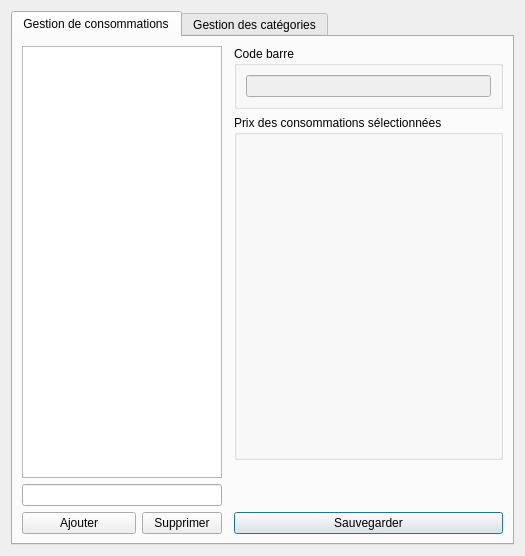
<?xml version="1.0" encoding="UTF-8"?>
<ui version="4.0">
 <class>ConsuptionManagmentWindow</class>
 <widget class="QDialog" name="ConsuptionManagmentWindow">
  <property name="geometry">
   <rect>
    <x>0</x>
    <y>0</y>
    <width>525</width>
    <height>556</height>
   </rect>
  </property>
  <property name="baseSize">
   <size>
    <width>1</width>
    <height>0</height>
   </size>
  </property>
  <property name="windowTitle">
   <string>Gestion consommations</string>
  </property>
  <layout class="QGridLayout" name="gridLayout">
   <item row="0" column="0">
    <widget class="QTabWidget" name="tabs">
     <property name="tabShape">
      <enum>QTabWidget::Rounded</enum>
     </property>
     <property name="currentIndex">
      <number>0</number>
     </property>
     <property name="documentMode">
      <bool>false</bool>
     </property>
     <property name="tabsClosable">
      <bool>false</bool>
     </property>
     <property name="movable">
      <bool>false</bool>
     </property>
     <widget class="QWidget" name="tab_manage_consumptions">
      <attribute name="title">
       <string>Gestion de consommations</string>
      </attribute>
      <layout class="QGridLayout" name="gridLayout_2">
       <item row="5" column="0">
        <widget class="QLineEdit" name="input_product">
         <property name="sizePolicy">
          <sizepolicy hsizetype="Fixed" vsizetype="Fixed">
           <horstretch>0</horstretch>
           <verstretch>0</verstretch>
          </sizepolicy>
         </property>
         <property name="minimumSize">
          <size>
           <width>200</width>
           <height>0</height>
          </size>
         </property>
         <property name="maximumSize">
          <size>
           <width>200</width>
           <height>16777215</height>
          </size>
         </property>
        </widget>
       </item>
       <item row="6" column="3">
        <widget class="QPushButton" name="input_product_save">
         <property name="text">
          <string>Sauvegarder</string>
         </property>
        </widget>
       </item>
       <item row="6" column="0">
        <widget class="QWidget" name="widget_2" native="true">
         <property name="minimumSize">
          <size>
           <width>200</width>
           <height>0</height>
          </size>
         </property>
         <property name="maximumSize">
          <size>
           <width>200</width>
           <height>16777215</height>
          </size>
         </property>
         <layout class="QHBoxLayout" name="horizontalLayout_3">
          <property name="leftMargin">
           <number>0</number>
          </property>
          <property name="topMargin">
           <number>0</number>
          </property>
          <property name="rightMargin">
           <number>0</number>
          </property>
          <property name="bottomMargin">
           <number>0</number>
          </property>
          <item>
           <widget class="QPushButton" name="button_product_add">
            <property name="sizePolicy">
             <sizepolicy hsizetype="Expanding" vsizetype="Fixed">
              <horstretch>0</horstretch>
              <verstretch>0</verstretch>
             </sizepolicy>
            </property>
            <property name="text">
             <string>Ajouter</string>
            </property>
           </widget>
          </item>
          <item>
           <widget class="QPushButton" name="button_product_del">
            <property name="text">
             <string>Supprimer</string>
            </property>
           </widget>
          </item>
         </layout>
        </widget>
       </item>
       <item row="0" column="0" rowspan="5" colspan="2">
        <widget class="ConsumptionList" name="products">
         <property name="sizePolicy">
          <sizepolicy hsizetype="Fixed" vsizetype="Expanding">
           <horstretch>0</horstretch>
           <verstretch>0</verstretch>
          </sizepolicy>
         </property>
         <property name="minimumSize">
          <size>
           <width>200</width>
           <height>0</height>
          </size>
         </property>
         <property name="maximumSize">
          <size>
           <width>200</width>
           <height>16777215</height>
          </size>
         </property>
         <property name="selectionMode">
          <enum>QAbstractItemView::ExtendedSelection</enum>
         </property>
         <property name="selectionBehavior">
          <enum>QAbstractItemView::SelectRows</enum>
         </property>
         <attribute name="headerVisible">
          <bool>false</bool>
         </attribute>
         <column>
          <property name="text">
           <string>Produits</string>
          </property>
         </column>
        </widget>
       </item>
       <item row="0" column="3">
        <widget class="QGroupBox" name="groupBox">
         <property name="sizePolicy">
          <sizepolicy hsizetype="Preferred" vsizetype="Maximum">
           <horstretch>0</horstretch>
           <verstretch>0</verstretch>
          </sizepolicy>
         </property>
         <property name="title">
          <string>Code barre</string>
         </property>
         <layout class="QVBoxLayout" name="verticalLayout_4">
          <item>
           <widget class="QLineEdit" name="barcode_input">
            <property name="enabled">
             <bool>false</bool>
            </property>
            <property name="readOnly">
             <bool>true</bool>
            </property>
           </widget>
          </item>
         </layout>
        </widget>
       </item>
       <item row="1" column="3">
        <widget class="ConsumptionPrices" name="prices">
         <property name="sizePolicy">
          <sizepolicy hsizetype="Expanding" vsizetype="Preferred">
           <horstretch>0</horstretch>
           <verstretch>0</verstretch>
          </sizepolicy>
         </property>
         <property name="title">
          <string>Prix des consommations sélectionnées</string>
         </property>
         <layout class="QVBoxLayout" name="verticalLayout_2">
          <property name="spacing">
           <number>0</number>
          </property>
          <property name="leftMargin">
           <number>0</number>
          </property>
          <property name="topMargin">
           <number>0</number>
          </property>
          <property name="rightMargin">
           <number>0</number>
          </property>
          <property name="bottomMargin">
           <number>0</number>
          </property>
          <item>
           <spacer name="verticalSpacer_2">
            <property name="orientation">
             <enum>Qt::Vertical</enum>
            </property>
            <property name="sizeHint" stdset="0">
             <size>
              <width>20</width>
              <height>40</height>
             </size>
            </property>
           </spacer>
          </item>
         </layout>
        </widget>
       </item>
      </layout>
     </widget>
     <widget class="QWidget" name="tab_manage_categories">
      <attribute name="title">
       <string>Gestion des catégories</string>
      </attribute>
      <layout class="QGridLayout" name="gridLayout_3">
       <item row="6" column="2">
        <widget class="QPushButton" name="button_cat_save">
         <property name="text">
          <string>Sauvegarder la catégorie</string>
         </property>
        </widget>
       </item>
       <item row="5" column="2">
        <widget class="QPushButton" name="button_cat_price">
         <property name="text">
          <string>Ajouter un prix</string>
         </property>
        </widget>
       </item>
       <item row="2" column="2" rowspan="3">
        <widget class="CategoryPrices" name="category_prices">
         <property name="sizePolicy">
          <sizepolicy hsizetype="Expanding" vsizetype="Preferred">
           <horstretch>0</horstretch>
           <verstretch>0</verstretch>
          </sizepolicy>
         </property>
         <property name="minimumSize">
          <size>
           <width>200</width>
           <height>0</height>
          </size>
         </property>
         <property name="title">
          <string>Libellé des prix</string>
         </property>
         <layout class="QVBoxLayout" name="verticalLayout">
          <property name="spacing">
           <number>0</number>
          </property>
          <property name="leftMargin">
           <number>0</number>
          </property>
          <property name="topMargin">
           <number>0</number>
          </property>
          <property name="rightMargin">
           <number>0</number>
          </property>
          <property name="bottomMargin">
           <number>0</number>
          </property>
          <item>
           <spacer name="verticalSpacer">
            <property name="orientation">
             <enum>Qt::Vertical</enum>
            </property>
            <property name="sizeHint" stdset="0">
             <size>
              <width>20</width>
              <height>40</height>
             </size>
            </property>
           </spacer>
          </item>
         </layout>
        </widget>
       </item>
       <item row="6" column="0">
        <widget class="QWidget" name="widget" native="true">
         <property name="minimumSize">
          <size>
           <width>200</width>
           <height>0</height>
          </size>
         </property>
         <property name="maximumSize">
          <size>
           <width>200</width>
           <height>16777215</height>
          </size>
         </property>
         <layout class="QHBoxLayout" name="horizontalLayout_2">
          <property name="spacing">
           <number>6</number>
          </property>
          <property name="leftMargin">
           <number>0</number>
          </property>
          <property name="topMargin">
           <number>0</number>
          </property>
          <property name="rightMargin">
           <number>0</number>
          </property>
          <property name="bottomMargin">
           <number>0</number>
          </property>
          <item>
           <widget class="QPushButton" name="button_cat_add">
            <property name="sizePolicy">
             <sizepolicy hsizetype="Expanding" vsizetype="Fixed">
              <horstretch>1</horstretch>
              <verstretch>0</verstretch>
             </sizepolicy>
            </property>
            <property name="minimumSize">
             <size>
              <width>0</width>
              <height>0</height>
             </size>
            </property>
            <property name="maximumSize">
             <size>
              <width>16777215</width>
              <height>16777215</height>
             </size>
            </property>
            <property name="baseSize">
             <size>
              <width>132</width>
              <height>0</height>
             </size>
            </property>
            <property name="text">
             <string>Ajouter</string>
            </property>
           </widget>
          </item>
          <item>
           <widget class="QPushButton" name="button_cat_del">
            <property name="sizePolicy">
             <sizepolicy hsizetype="Minimum" vsizetype="Fixed">
              <horstretch>0</horstretch>
              <verstretch>0</verstretch>
             </sizepolicy>
            </property>
            <property name="minimumSize">
             <size>
              <width>0</width>
              <height>0</height>
             </size>
            </property>
            <property name="maximumSize">
             <size>
              <width>16777215</width>
              <height>16777215</height>
             </size>
            </property>
            <property name="font">
             <font>
              <weight>50</weight>
              <bold>false</bold>
             </font>
            </property>
            <property name="cursor">
             <cursorShape>ArrowCursor</cursorShape>
            </property>
            <property name="text">
             <string>Supprimer</string>
            </property>
           </widget>
          </item>
         </layout>
        </widget>
       </item>
       <item row="5" column="0">
        <widget class="QLineEdit" name="input_cat">
         <property name="sizePolicy">
          <sizepolicy hsizetype="Expanding" vsizetype="Fixed">
           <horstretch>0</horstretch>
           <verstretch>0</verstretch>
          </sizepolicy>
         </property>
         <property name="minimumSize">
          <size>
           <width>200</width>
           <height>0</height>
          </size>
         </property>
         <property name="maximumSize">
          <size>
           <width>200</width>
           <height>16777215</height>
          </size>
         </property>
         <property name="baseSize">
          <size>
           <width>200</width>
           <height>0</height>
          </size>
         </property>
        </widget>
       </item>
       <item row="0" column="0" rowspan="5" colspan="2">
        <widget class="CategoryList" name="categories">
         <property name="sizePolicy">
          <sizepolicy hsizetype="Maximum" vsizetype="Expanding">
           <horstretch>0</horstretch>
           <verstretch>0</verstretch>
          </sizepolicy>
         </property>
         <property name="minimumSize">
          <size>
           <width>200</width>
           <height>0</height>
          </size>
         </property>
         <property name="maximumSize">
          <size>
           <width>200</width>
           <height>16777215</height>
          </size>
         </property>
         <property name="selectionMode">
          <enum>QAbstractItemView::SingleSelection</enum>
         </property>
        </widget>
       </item>
       <item row="0" column="2">
        <widget class="QGroupBox" name="category_type">
         <property name="sizePolicy">
          <sizepolicy hsizetype="Minimum" vsizetype="Maximum">
           <horstretch>0</horstretch>
           <verstretch>0</verstretch>
          </sizepolicy>
         </property>
         <property name="title">
          <string>Type</string>
         </property>
         <layout class="QVBoxLayout" name="verticalLayout_3">
          <property name="spacing">
           <number>0</number>
          </property>
          <property name="leftMargin">
           <number>9</number>
          </property>
          <property name="topMargin">
           <number>9</number>
          </property>
          <property name="rightMargin">
           <number>9</number>
          </property>
          <property name="bottomMargin">
           <number>9</number>
          </property>
          <item>
           <widget class="QCheckBox" name="checkbox_alcoholic">
            <property name="text">
             <string>Alcoolisé</string>
            </property>
           </widget>
          </item>
         </layout>
        </widget>
       </item>
       <item row="1" column="2">
        <widget class="QGroupBox" name="category_color">
         <property name="sizePolicy">
          <sizepolicy hsizetype="Minimum" vsizetype="Maximum">
           <horstretch>0</horstretch>
           <verstretch>0</verstretch>
          </sizepolicy>
         </property>
         <property name="title">
          <string>Couleur</string>
         </property>
         <layout class="QGridLayout" name="gridLayout_4">
          <item row="0" column="0">
           <widget class="QPushButton" name="color_button">
            <property name="enabled">
             <bool>false</bool>
            </property>
            <property name="text">
             <string>changer la couleur</string>
            </property>
           </widget>
          </item>
         </layout>
        </widget>
       </item>
      </layout>
     </widget>
    </widget>
   </item>
  </layout>
 </widget>
 <customwidgets>
  <customwidget>
   <class>ConsumptionPrices</class>
   <extends>QGroupBox</extends>
   <header>gui/consumptionmanagment</header>
   <container>1</container>
  </customwidget>
  <customwidget>
   <class>CategoryPrices</class>
   <extends>QGroupBox</extends>
   <header>gui/consumptionmanagment</header>
   <container>1</container>
  </customwidget>
  <customwidget>
   <class>CategoryList</class>
   <extends>QListWidget</extends>
   <header>gui/consumptionmanagment</header>
  </customwidget>
  <customwidget>
   <class>ConsumptionList</class>
   <extends>QTreeWidget</extends>
   <header>gui/consumptionmanagment</header>
  </customwidget>
 </customwidgets>
 <resources/>
 <connections>
  <connection>
   <sender>button_product_add</sender>
   <signal>clicked()</signal>
   <receiver>ConsuptionManagmentWindow</receiver>
   <slot>add_product()</slot>
   <hints>
    <hint type="sourcelabel">
     <x>108</x>
     <y>535</y>
    </hint>
    <hint type="destinationlabel">
     <x>204</x>
     <y>0</y>
    </hint>
   </hints>
  </connection>
  <connection>
   <sender>button_product_del</sender>
   <signal>clicked()</signal>
   <receiver>ConsuptionManagmentWindow</receiver>
   <slot>remove_product()</slot>
   <hints>
    <hint type="sourcelabel">
     <x>219</x>
     <y>535</y>
    </hint>
    <hint type="destinationlabel">
     <x>360</x>
     <y>0</y>
    </hint>
   </hints>
  </connection>
  <connection>
   <sender>input_product_save</sender>
   <signal>clicked()</signal>
   <receiver>ConsuptionManagmentWindow</receiver>
   <slot>save_product()</slot>
   <hints>
    <hint type="sourcelabel">
     <x>492</x>
     <y>535</y>
    </hint>
    <hint type="destinationlabel">
     <x>465</x>
     <y>0</y>
    </hint>
   </hints>
  </connection>
  <connection>
   <sender>button_cat_add</sender>
   <signal>clicked()</signal>
   <receiver>ConsuptionManagmentWindow</receiver>
   <slot>add_category()</slot>
   <hints>
    <hint type="sourcelabel">
     <x>130</x>
     <y>535</y>
    </hint>
    <hint type="destinationlabel">
     <x>119</x>
     <y>460</y>
    </hint>
   </hints>
  </connection>
  <connection>
   <sender>button_cat_del</sender>
   <signal>clicked()</signal>
   <receiver>ConsuptionManagmentWindow</receiver>
   <slot>remove_category()</slot>
   <hints>
    <hint type="sourcelabel">
     <x>219</x>
     <y>535</y>
    </hint>
    <hint type="destinationlabel">
     <x>221</x>
     <y>460</y>
    </hint>
   </hints>
  </connection>
  <connection>
   <sender>button_cat_save</sender>
   <signal>clicked()</signal>
   <receiver>ConsuptionManagmentWindow</receiver>
   <slot>save_category()</slot>
   <hints>
    <hint type="sourcelabel">
     <x>442</x>
     <y>535</y>
    </hint>
    <hint type="destinationlabel">
     <x>405</x>
     <y>460</y>
    </hint>
   </hints>
  </connection>
  <connection>
   <sender>input_cat</sender>
   <signal>returnPressed()</signal>
   <receiver>ConsuptionManagmentWindow</receiver>
   <slot>add_category()</slot>
   <hints>
    <hint type="sourcelabel">
     <x>194</x>
     <y>507</y>
    </hint>
    <hint type="destinationlabel">
     <x>178</x>
     <y>460</y>
    </hint>
   </hints>
  </connection>
  <connection>
   <sender>button_cat_price</sender>
   <signal>clicked()</signal>
   <receiver>ConsuptionManagmentWindow</receiver>
   <slot>add_category_price()</slot>
   <hints>
    <hint type="sourcelabel">
     <x>442</x>
     <y>507</y>
    </hint>
    <hint type="destinationlabel">
     <x>498</x>
     <y>291</y>
    </hint>
   </hints>
  </connection>
  <connection>
   <sender>categories</sender>
   <signal>currentItemChanged(QListWidgetItem*,QListWidgetItem*)</signal>
   <receiver>ConsuptionManagmentWindow</receiver>
   <slot>select_category()</slot>
   <hints>
    <hint type="sourcelabel">
     <x>104</x>
     <y>47</y>
    </hint>
    <hint type="destinationlabel">
     <x>3</x>
     <y>193</y>
    </hint>
   </hints>
  </connection>
  <connection>
   <sender>input_product</sender>
   <signal>returnPressed()</signal>
   <receiver>ConsuptionManagmentWindow</receiver>
   <slot>add_product()</slot>
   <hints>
    <hint type="sourcelabel">
     <x>81</x>
     <y>507</y>
    </hint>
    <hint type="destinationlabel">
     <x>79</x>
     <y>3</y>
    </hint>
   </hints>
  </connection>
  <connection>
   <sender>products</sender>
   <signal>itemSelectionChanged()</signal>
   <receiver>ConsuptionManagmentWindow</receiver>
   <slot>select_product()</slot>
   <hints>
    <hint type="sourcelabel">
     <x>165</x>
     <y>309</y>
    </hint>
    <hint type="destinationlabel">
     <x>41</x>
     <y>4</y>
    </hint>
   </hints>
  </connection>
  <connection>
   <sender>color_button</sender>
   <signal>clicked()</signal>
   <receiver>ConsuptionManagmentWindow</receiver>
   <slot>select_color()</slot>
   <hints>
    <hint type="sourcelabel">
     <x>431</x>
     <y>157</y>
    </hint>
    <hint type="destinationlabel">
     <x>420</x>
     <y>-13</y>
    </hint>
   </hints>
  </connection>
 </connections>
 <slots>
  <slot>add_product()</slot>
  <slot>remove_product()</slot>
  <slot>save_product()</slot>
  <slot>add_category()</slot>
  <slot>remove_category()</slot>
  <slot>add_category_price()</slot>
  <slot>save_category()</slot>
  <slot>select_category()</slot>
  <slot>select_product()</slot>
  <slot>select_color()</slot>
 </slots>
</ui>
